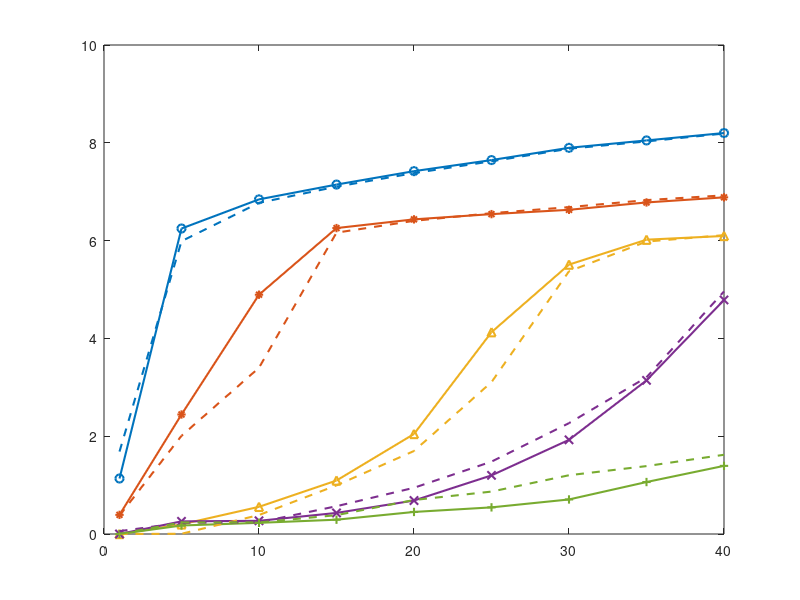

Recreate this plot in MATLAB. (Note: this script raises an error after producing the figure.)
load("1 pair/1_pairs_10_seeds_2_trial.mat");
one_min_master_list = min_master_list;

load("2 pairs/2_pairs_10_seeds_2_trial.mat");
two_min_master_list = min_master_list;

load("3 pairs/3_pairs_10_seeds_2_trial.mat");
three_min_master_list = min_master_list;


load("4 pair/4_pairs_10_seeds_2_trial.mat");
four_min_master_list = min_master_list; 


load("5 pairs/5_pairs_10_seeds_2_trial.mat");
five_min_master_list = min_master_list; 

load("1 pair/1_pairs_10_seeds_1_trial.mat");
one_min_master_list_e = min_master_list;

load("2 pairs/2_pairs_10_seeds_1_trial.mat");
two_min_master_list_e = min_master_list;

load("3 pairs/3_pairs_10_seeds_1_trial.mat");
three_min_master_list_e = min_master_list;


load("4 pair/4_pairs_10_seeds_1_trial.mat");
four_min_master_list_e = min_master_list; 


load("5 pairs/5_pairs_10_seeds_1_trial.mat");
five_min_master_list_e = min_master_list; 

L_list = 0:5:40;
L_list(1) = 1;

figure (1)
plot(L_list,max(mean(one_min_master_list_e),0),'DisplayName','Single pair (E1)','Marker','o','LineWidth',1.5,'Color',[0.00 0.45 0.74]);
hold on;
plot(L_list,max(mean(two_min_master_list_e),0),'DisplayName','Two pairs (E1)','Marker','*','LineWidth',1.5,'Color',[0.85 0.33 0.10]);
plot(L_list,max(mean(three_min_master_list_e),0),'DisplayName','Three pairs (E1)','Marker','^','LineWidth',1.5,'Color',[0.93 0.69 0.13]);
plot(L_list,max(mean(four_min_master_list_e),0),'DisplayName','Four pairs (E1)','Marker','x','LineWidth',1.5,'Color',[0.49 0.18 0.56]);
plot(L_list,max(mean(five_min_master_list_e),0),'DisplayName','Five pairs (E1)','Marker','+','LineWidth',1.5,'Color',[0.47 0.67 0.19]);
plot(L_list,max(mean(one_min_master_list),0),'DisplayName','Single pair (E2)','LineStyle','--','LineWidth',1.5,'Color',[0.00 0.45 0.74]);

plot(L_list,max(mean(two_min_master_list),0),'DisplayName','Two pairs (E2)','LineStyle','--','LineWidth',1.5,'Color',[0.85 0.33 0.10]);
plot(L_list,max(mean(three_min_master_list),0),'DisplayName','Three pairs (E2)','LineStyle','--','LineWidth',1.5,'Color',[0.93 0.69 0.13]);
plot(L_list,max(mean(four_min_master_list),0),'DisplayName','Four pairs (E2)','LineStyle','--','LineWidth',1.5,'Color',[0.49 0.18 0.56]);
plot(L_list,max(mean(five_min_master_list),0),'DisplayName','Five pairs (E2)','LineStyle','--','LineWidth',1.5,'Color',[0.47 0.67 0.19]);

ax = gca;
ax.FontSize = 12;
ax.FontName = 'Times';
xlim([5 40])
xlabel('Number of IRS elements','FontName','Times','FontSize',12)
ylabel('Minimum secrecy Rate(bits/sec/Hz)','FontName','Times','FontSize',12)
lgd = legend('Location','best');
lgd.FontSize = 10;
lgd.FontName = 'Times';
lgd.Position = [0.6656    0.3651    0.2245    0.2429];
grid on;
title({'Variation of Minimum secrecy rate with',' Number of IRS elements'})

% print -depsc2 chart_100_3.eps